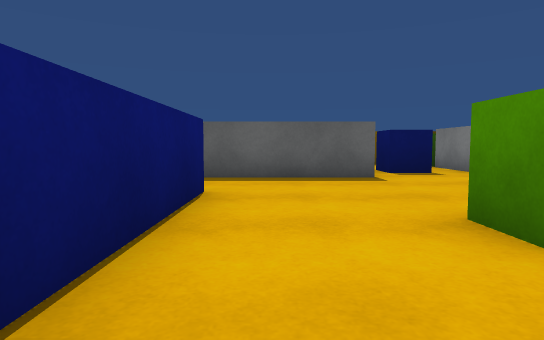
view 1 (above)

16 first-person views from a walk through a Unity game level. The camera is 0.58 m above the floor, tilts 4° down and sees 75° across. The floor is counted in squares, 1 m on a side. Each view is taken from the middle of a square. On the plan, view 1 faces up. The plan holds only what a view shows up to about 10 squares ahead; the rest is blank. The place goes on beyond the plan. The player is left out. Surface patterns are stand-ins for the level's own textures.

view 2
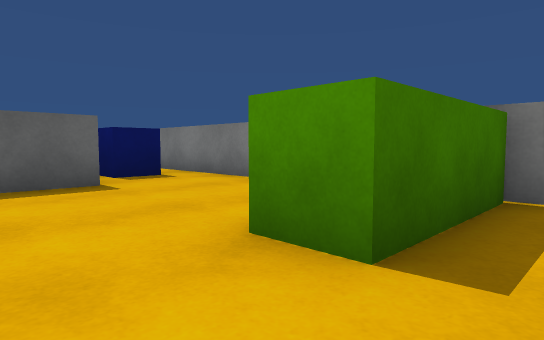

view 3
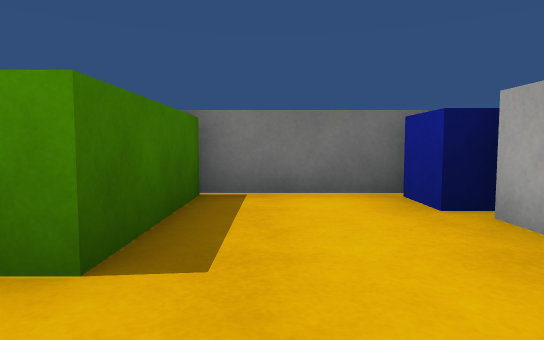

view 4
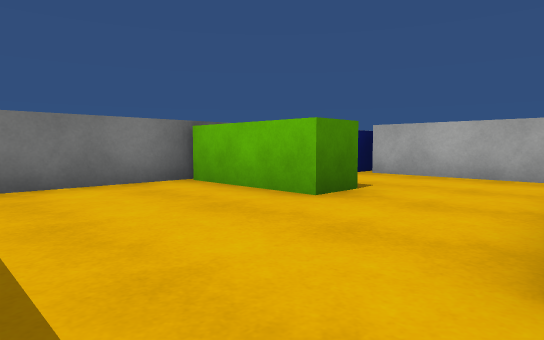

view 5
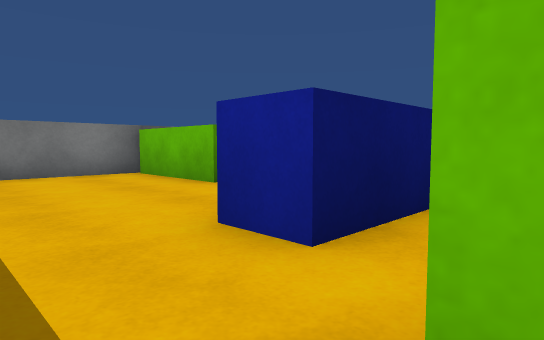

view 6
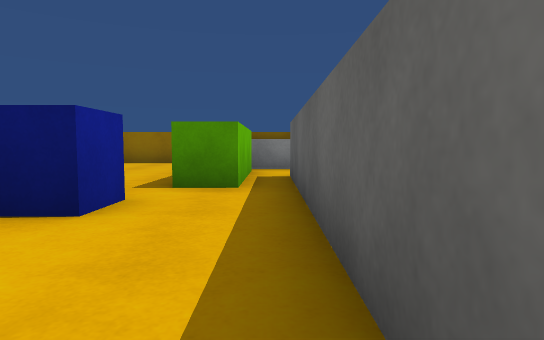

view 7
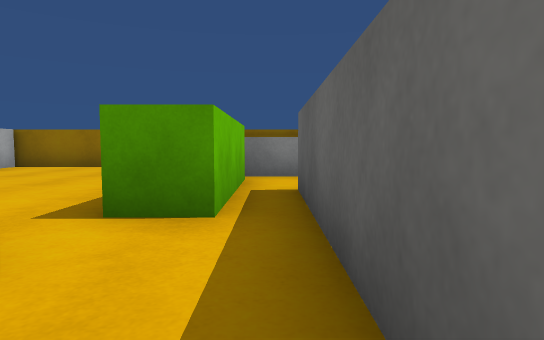

view 8
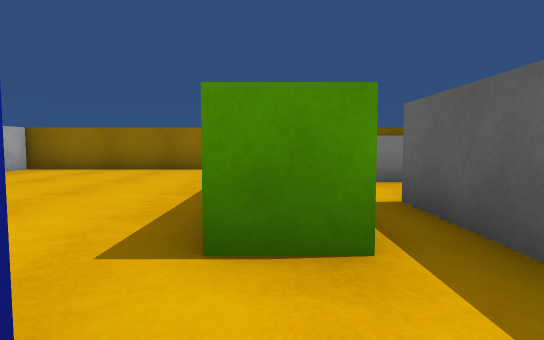

view 9
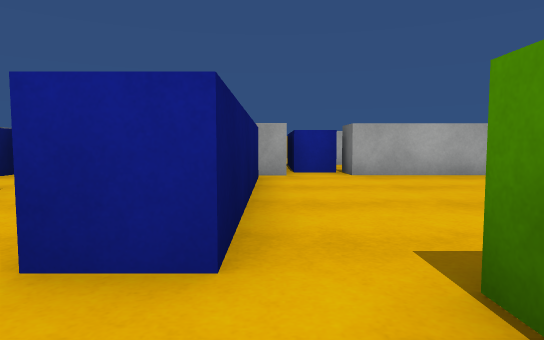

view 10
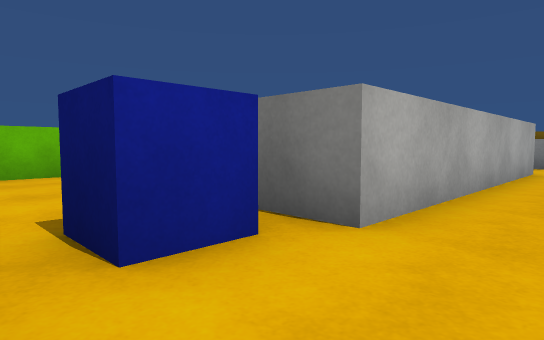

view 11
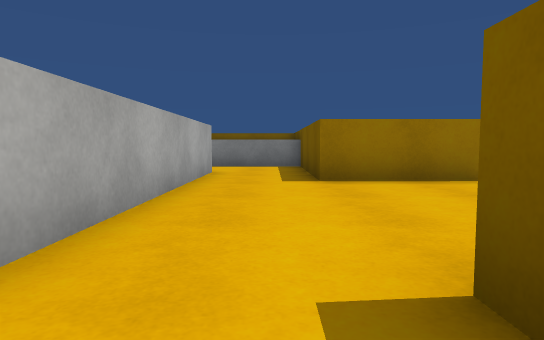

view 12
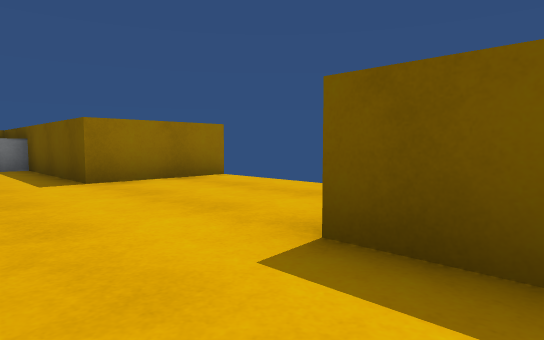

view 13
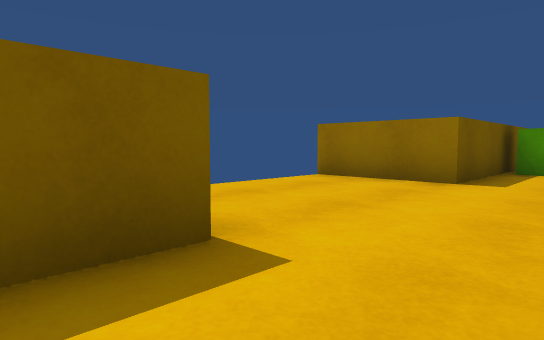

view 14
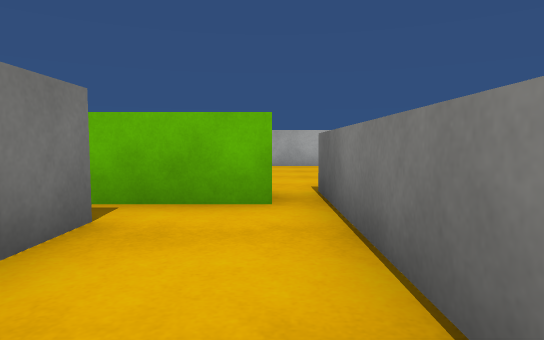

view 15
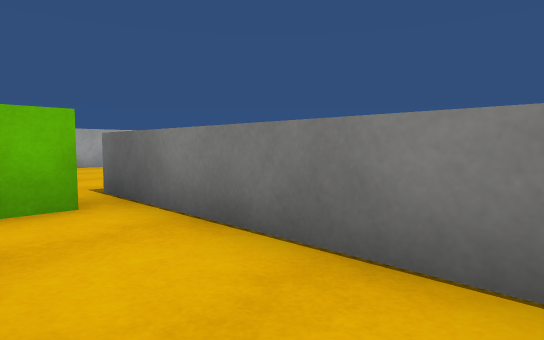

view 16
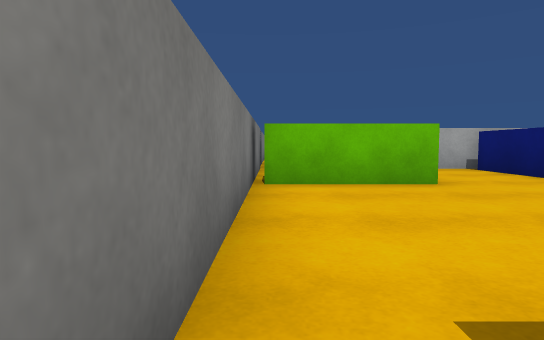

### Floor plan
Key: @ floor where view 1 was taken; # wall or solid block; x gap in a wall; . floor; = window, fence, low wall or low ledge; ^ raised ledge; C green cube; B blue cube; G green block; L blue block.
Columns run from 9 left of view 1 to 6 right of it. Each row starts with its distance up from view 1.
 13       #....#
 12       #....#
 11 #######....#####
 10   ^...........C
  9   ^...........x
  8   ^..#######B.#
  7   ^..#######..#
  6   ^...........#
  5   ^####.......#
  4  ......##.....#
  3 =......##.....#
  2 =......##..GGG#
  1 =......##.....#
  0 =......##@....#
 -1 #############L
 -2       ##

Where each view was taken, in squares from view 1:
view 1: 0 up, 0 right, facing up
view 2: 1 up, 0 right, facing up-right
view 3: 1 up, 0 right, facing right
view 4: 6 up, 1 left, facing down-right
view 5: 6 up, 3 left, facing down-right
view 6: 6 up, 2 right, facing left
view 7: 6 up, 0 right, facing left
view 8: 5 up, 1 left, facing left
view 9: 6 up, 2 left, facing down
view 10: 10 up, 4 right, facing down-left
view 11: 10 up, 3 right, facing left
view 12: 9 up, 3 right, facing up-left
view 13: 9 up, 4 left, facing up-right
view 14: 9 up, 6 left, facing down
view 15: 9 up, 5 left, facing down-left
view 16: 8 up, 4 right, facing down
